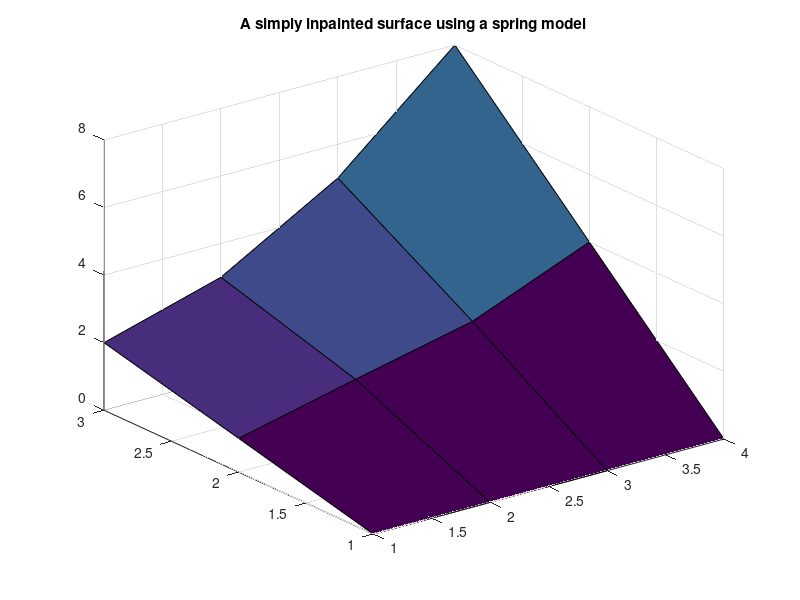

MATLAB code for this plot:
%{

The methods of inpaint_nans

Digital inpainting is the craft of replacing missing elements in an
"image" array. A Google search on the words "digita inpainting" will turn
up many hits. I just tried this search and found 18300 hits.

If you wish to do inpainting in matlab, one place to start is with my
inpaint_nans code. Inpaint_nans is on the file exchange:

http://www.mathworks.com/matlabcentral/fileexchange/loadFile.do?objectId=4551&objectType=file

It looks for NaN elements in an array (or vector) and attempts to interpolate
(or extrapolate) smoothly to replace those elements.

The name "inpainting" itself comes from the world of art restoration.
Damaged paintings are restored by an artist/craftsman skilled in matching
the style of the original artist to fill in any holes in the painting.

In digital inpainting, the goal is to interpolate in from the boundaries
of a hole to smoothly replace an artifact. Obviously, where the hole is
large the digitally inpainted repair may not be an accurate approximation
to the original.

Inpaint_nans itself is really only a boundary value solver. The basic idea
is to formulate a partial differential equation (PDE) that is assumed to
apply in the domain of the artifact to be inpainted. The perimeter of the
hole supplies boundary values for the PDE. Then the PDE is approximated
using finite difference methods (the array elements are assumed to be
equally spaced in each dimension) and then a large (and very sparse) linear
system of equations is solved for the NaN elements in the array.

I've chosen a variety of simple differental equation models the user can
specify to be solved. All the methods current use a basically elliptic
PDE. This means that the resulting linear system will generally be well
conditioned. It does mean that the solution will generally be fairly smooth,
and over large holes, it will tend towards an average of the boundary
elements. These are characteristics of the elliptic PDEs chosen. (My hope
is to expand these options in the future.)

%}

%%

% Lets formulate a simple problem, and see how we could solve it using
% some of these ideas.
A = [0 0 0 0;1 NaN NaN 4;2 3 5 8];

% Although we can't plot this matrix using the functions surf or mesh,
% surely we can visualize what the fudamental shape is.

% There are only two unknown elements, the artifacts that inpaint_nans
% would fill in: A(2,2) and A(2,3).

% For an equally spaced grid, the Laplacian equation (or Poisson's equation
% of heat conduction at steady state if you prefer. Or, for the fickle
% Ficke's law of diffusion would apply.) All of these result in the PDE
%
%   u_xx + u_yy = 0
%
% where u_xx is the second partial derivative of u with respect to x,
% and u_yy is the second partial with respect to y.
%
% Approximating this PDE using finite differences for the partial
% derivatives, implies that at any node in the grid, we could replace
% it by the average of its 4 neighbors. Thus the two NaN elements
% generate two linear equations:
%
%  A(2,2) = (A(1,2) + A(3,2) + A(2,1) + A(2,3)) / 4
%  A(2,3) = (A(1,3) + A(3,3) + A(2,2) + A(2,4)) / 4
%
% Since we know all the parameters but A(2,2) and A(2,3), substitute their
% known values.
%
%  A(2,2) = (0 + 3 + 1 + A(2,3)) / 4
%  A(2,3) = (0 + 5 + A(2,2) + 4) / 4
%
% Or,
%
%  4*A(2,2)  - A(2,3) = 4
%  -A(2,2) + 4*A(2,3) = 9
%
% We can solve for the unkowns now using
u = [4 -1;-1 4]\[4;9]

A(2,2) = u(1);
A(2,3) = u(2);

% and finally plot the surface
close
surf(A)
title 'A simply inpainted surface'

% Neat huh? For an arbitrary number of NaN elements in an array,
% the above scheme is all there is to method 2 of inpaint_nans,
% together with a very slick application of sparse linear algebra
% in Matlab.

% Method 0 is very similar, but I've optimized it to build as
% small a linear system as possible for those cases where an array
% has only a few NaN elements.

% Method 1 is another subtle variation on this scheme, but it
% tries to be slightly smoother at some cost of efficiency, while
% still not modifying the known (non-NaN) elements of the array.

% Method 5 of inpaint_nans is also very similar to method 2, except
% that it uses a simple average of all 8 neighbors of an element.
% Its not actually an approximation to our PDE.

% Method 3 is yet another variation on this theme, except the PDE
% model used is one more suited to a model of a thin plate than for
% heat diffusion. Here the governing PDE is:
%
%   u_xxxx + 2*u_xxyy + u_yyyy = 0
%
% again discretized into a linear system of equations.

%%

% Finally, method 4 of inpaint_nans has a different underlying
% model. Pretend that each element in the array was connected to
% its immediate neighbors to the left, right, up, and down by
% "springs". They are also connected to their neighbors at 45
% degree angles by springs with a weaker spring constant. Since
% the potential energy stored in a spring is proportional to its
% extension, we can formulate this again as a linear system of
% equations to be solved. For the example above, we would generate
% the set of equations:

%  A(2,2) - A(1,2) = 0
%  A(2,2) - A(2,1) = 0
%  A(2,2) - A(3,2) = 0
%  A(2,2) - A(2,3) = 0
% (A(2,2) - A(1,1))/sqrt(2) = 0
% (A(2,2) - A(1,3))/sqrt(2) = 0
% (A(2,2) - A(3,1))/sqrt(2) = 0
% (A(2,2) - A(3,3))/sqrt(2) = 0
%  A(2,3) - A(1,3) = 0
%  A(2,3) - A(2,2) = 0
%  A(2,3) - A(3,3) = 0
%  A(2,3) - A(2,4) = 0
% (A(2,3) - A(1,2))/sqrt(2) = 0
% (A(2,3) - A(1,4))/sqrt(2) = 0
% (A(2,3) - A(3,2))/sqrt(2) = 0
% (A(2,3) - A(3,4))/sqrt(2) = 0

% Substitute for the known elements to get

%  A(2,2) - 0 = 0
%  A(2,2) - 1 = 0
%  A(2,2) - 3 = 0
%  A(2,2) - A(2,3) = 0
% (A(2,2) - 0)/sqrt(2) = 0
% (A(2,2) - 0)/sqrt(2) = 0
% (A(2,2) - 2)/sqrt(2) = 0
% (A(2,2) - 5)/sqrt(2) = 0
%  A(2,3) - 0 = 0
%  A(2,3) - A(2,2) = 0
%  A(2,3) - 5 = 0
%  A(2,3) - 4 = 0
% (A(2,3) - 0)/sqrt(2) = 0
% (A(2,3) - 0)/sqrt(2) = 0
% (A(2,3) - 3)/sqrt(2) = 0
% (A(2,3) - 8)/sqrt(2) = 0

% This system is also solvable now:
r2 = 1/sqrt(2);
M=[1 0;1 0;1 0;1 -1;r2 0;r2 0;r2 0;r2 0;0 1;-1 1;0 1;0 1;0 r2;0 r2;0 r2;0 r2];
v = M\[0 1 3 0 0 0 2*r2 5*r2 0 0 5 4 0 0 3*r2 8*r2]'

A(2,2) = v(1);
A(2,3) = v(2);

% and finally plot the surface
surf(A)
title 'A simply inpainted surface using a spring model'

%%

% Why did I provide this approach, based on a spring metaphor?
% As you should have observed, methods 2 and 4 are really quite close
% in what they do for internal NaN elements. Its on the perimeter that
% they differ significantly. The diffusion/Laplacian model will
% extrapolate smoothly, and as linearly as possible. The spring model
% will tend to extrapolate as a constant function.